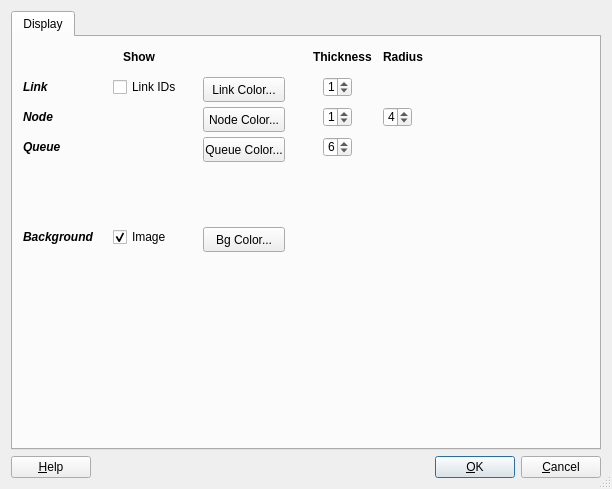
<ui version="4.0" >
 <class>ParametersDialog</class>
 <widget class="QDialog" name="ParametersDialog" >
  <property name="geometry" >
   <rect>
    <x>0</x>
    <y>0</y>
    <width>612</width>
    <height>489</height>
   </rect>
  </property>
  <property name="windowTitle" >
   <string>Parameters</string>
  </property>
  <property name="sizeGripEnabled" >
   <bool>true</bool>
  </property>
  <layout class="QVBoxLayout" >
   <property name="margin" >
    <number>11</number>
   </property>
   <property name="spacing" >
    <number>6</number>
   </property>
   <item>
    <widget class="QTabWidget" name="tabWidget" >
     <property name="enabled" >
      <bool>true</bool>
     </property>
     <property name="currentIndex" >
      <number>0</number>
     </property>
     <widget class="QWidget" name="Widget8" >
      <attribute name="title" >
       <string>Display</string>
      </attribute>
      <widget class="QLabel" name="textLabel3" >
       <property name="geometry" >
        <rect>
         <x>300</x>
         <y>10</y>
         <width>66</width>
         <height>20</height>
        </rect>
       </property>
       <property name="text" >
        <string>&lt;b>Thickness&lt;/b></string>
       </property>
       <property name="wordWrap" >
        <bool>false</bool>
       </property>
      </widget>
      <widget class="QLabel" name="textLabel3_2" >
       <property name="geometry" >
        <rect>
         <x>370</x>
         <y>10</y>
         <width>66</width>
         <height>20</height>
        </rect>
       </property>
       <property name="text" >
        <string>&lt;b>Radius&lt;/b></string>
       </property>
       <property name="wordWrap" >
        <bool>false</bool>
       </property>
      </widget>
      <widget class="QLabel" name="textLabel1_3" >
       <property name="geometry" >
        <rect>
         <x>10</x>
         <y>70</y>
         <width>61</width>
         <height>20</height>
        </rect>
       </property>
       <property name="text" >
        <string>&lt;b>&lt;i>Node&lt;/i>&lt;/b></string>
       </property>
       <property name="wordWrap" >
        <bool>false</bool>
       </property>
      </widget>
      <widget class="QLabel" name="textLabel1_3_2" >
       <property name="geometry" >
        <rect>
         <x>10</x>
         <y>100</y>
         <width>61</width>
         <height>20</height>
        </rect>
       </property>
       <property name="text" >
        <string>&lt;b>&lt;i>Queue&lt;/i>&lt;/b></string>
       </property>
       <property name="wordWrap" >
        <bool>false</bool>
       </property>
      </widget>
      <widget class="QLabel" name="textLabel1_2" >
       <property name="geometry" >
        <rect>
         <x>10</x>
         <y>40</y>
         <width>61</width>
         <height>20</height>
        </rect>
       </property>
       <property name="text" >
        <string>&lt;i>&lt;b>Link&lt;/b>&lt;/i></string>
       </property>
       <property name="wordWrap" >
        <bool>false</bool>
       </property>
      </widget>
      <widget class="QLabel" name="textLabel1" >
       <property name="geometry" >
        <rect>
         <x>110</x>
         <y>10</y>
         <width>61</width>
         <height>20</height>
        </rect>
       </property>
       <property name="text" >
        <string>&lt;b>Show&lt;/b></string>
       </property>
       <property name="wordWrap" >
        <bool>false</bool>
       </property>
      </widget>
      <widget class="QLabel" name="textLabel1_3_2_2" >
       <property name="geometry" >
        <rect>
         <x>10</x>
         <y>190</y>
         <width>76</width>
         <height>20</height>
        </rect>
       </property>
       <property name="text" >
        <string>&lt;b>&lt;i>Background&lt;/i>&lt;/b></string>
       </property>
       <property name="wordWrap" >
        <bool>false</bool>
       </property>
      </widget>
      <widget class="QPushButton" name="LinkColorButton" >
       <property name="geometry" >
        <rect>
         <x>190</x>
         <y>40</y>
         <width>82</width>
         <height>25</height>
        </rect>
       </property>
       <property name="text" >
        <string>Link Color...</string>
       </property>
      </widget>
      <widget class="QPushButton" name="NodeColorButton" >
       <property name="geometry" >
        <rect>
         <x>190</x>
         <y>70</y>
         <width>82</width>
         <height>25</height>
        </rect>
       </property>
       <property name="text" >
        <string>Node Color...</string>
       </property>
      </widget>
      <widget class="QPushButton" name="QueueColorButton" >
       <property name="geometry" >
        <rect>
         <x>190</x>
         <y>100</y>
         <width>82</width>
         <height>25</height>
        </rect>
       </property>
       <property name="text" >
        <string>Queue Color...</string>
       </property>
      </widget>
      <widget class="QSpinBox" name="LinkThickness" >
       <property name="geometry" >
        <rect>
         <x>310</x>
         <y>40</y>
         <width>29</width>
         <height>20</height>
        </rect>
       </property>
       <property name="value" >
        <number>1</number>
       </property>
      </widget>
      <widget class="QSpinBox" name="NodeThickness" >
       <property name="geometry" >
        <rect>
         <x>310</x>
         <y>70</y>
         <width>29</width>
         <height>20</height>
        </rect>
       </property>
       <property name="value" >
        <number>1</number>
       </property>
      </widget>
      <widget class="QSpinBox" name="QueueThickness" >
       <property name="geometry" >
        <rect>
         <x>310</x>
         <y>100</y>
         <width>29</width>
         <height>20</height>
        </rect>
       </property>
       <property name="value" >
        <number>6</number>
       </property>
      </widget>
      <widget class="QSpinBox" name="NodeRadius" >
       <property name="geometry" >
        <rect>
         <x>370</x>
         <y>70</y>
         <width>29</width>
         <height>20</height>
        </rect>
       </property>
       <property name="minimum" >
        <number>1</number>
       </property>
       <property name="value" >
        <number>4</number>
       </property>
      </widget>
      <widget class="QCheckBox" name="ShowBgImage" >
       <property name="geometry" >
        <rect>
         <x>100</x>
         <y>190</y>
         <width>79</width>
         <height>20</height>
        </rect>
       </property>
       <property name="text" >
        <string>Image</string>
       </property>
       <property name="checked" >
        <bool>true</bool>
       </property>
      </widget>
      <widget class="QPushButton" name="BgColorButton" >
       <property name="geometry" >
        <rect>
         <x>190</x>
         <y>190</y>
         <width>82</width>
         <height>25</height>
        </rect>
       </property>
       <property name="text" >
        <string>Bg Color...</string>
       </property>
      </widget>
      <widget class="QCheckBox" name="LinkIds" >
       <property name="geometry" >
        <rect>
         <x>100</x>
         <y>40</y>
         <width>79</width>
         <height>20</height>
        </rect>
       </property>
       <property name="text" >
        <string>Link IDs</string>
       </property>
      </widget>
     </widget>
    </widget>
   </item>
   <item>
    <layout class="QHBoxLayout" >
     <property name="margin" >
      <number>0</number>
     </property>
     <property name="spacing" >
      <number>6</number>
     </property>
     <item>
      <widget class="QPushButton" name="buttonHelp" >
       <property name="text" >
        <string>&amp;Help</string>
       </property>
       <property name="shortcut" >
        <string>F1</string>
       </property>
       <property name="autoDefault" >
        <bool>true</bool>
       </property>
      </widget>
     </item>
     <item>
      <spacer>
       <property name="orientation" >
        <enum>Qt::Horizontal</enum>
       </property>
       <property name="sizeType" >
        <enum>QSizePolicy::Expanding</enum>
       </property>
       <property name="sizeHint" >
        <size>
         <width>20</width>
         <height>20</height>
        </size>
       </property>
      </spacer>
     </item>
     <item>
      <widget class="QPushButton" name="buttonOk" >
       <property name="text" >
        <string>&amp;OK</string>
       </property>
       <property name="shortcut" >
        <string/>
       </property>
       <property name="autoDefault" >
        <bool>true</bool>
       </property>
       <property name="default" >
        <bool>true</bool>
       </property>
      </widget>
     </item>
     <item>
      <widget class="QPushButton" name="buttonCancel" >
       <property name="text" >
        <string>&amp;Cancel</string>
       </property>
       <property name="shortcut" >
        <string/>
       </property>
       <property name="autoDefault" >
        <bool>true</bool>
       </property>
      </widget>
     </item>
    </layout>
   </item>
  </layout>
 </widget>
 <layoutdefault spacing="6" margin="11" />
 <pixmapfunction>qPixmapFromMimeSource</pixmapfunction>
 <includes>
  <include location="global" >qcolordialog.h</include>
  <include location="global" >qmatrix.h</include>
 </includes>
 <resources/>
 <connections>
  <connection>
   <sender>buttonOk</sender>
   <signal>clicked()</signal>
   <receiver>ParametersDialog</receiver>
   <slot>accept()</slot>
   <hints>
    <hint type="sourcelabel" >
     <x>20</x>
     <y>20</y>
    </hint>
    <hint type="destinationlabel" >
     <x>20</x>
     <y>20</y>
    </hint>
   </hints>
  </connection>
  <connection>
   <sender>buttonCancel</sender>
   <signal>clicked()</signal>
   <receiver>ParametersDialog</receiver>
   <slot>reject()</slot>
   <hints>
    <hint type="sourcelabel" >
     <x>20</x>
     <y>20</y>
    </hint>
    <hint type="destinationlabel" >
     <x>20</x>
     <y>20</y>
    </hint>
   </hints>
  </connection>
  <connection>
   <sender>ShowBgImage</sender>
   <signal>toggled(bool)</signal>
   <receiver>ParametersDialog</receiver>
   <slot>ShowBgImage_toggled(bool)</slot>
   <hints>
    <hint type="sourcelabel" >
     <x>20</x>
     <y>20</y>
    </hint>
    <hint type="destinationlabel" >
     <x>20</x>
     <y>20</y>
    </hint>
   </hints>
  </connection>
 </connections>
</ui>
